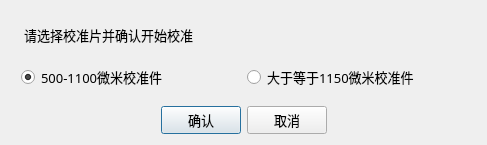
<?xml version="1.0" encoding="UTF-8"?>
<ui version="4.0">
 <class>DialogMessageBox</class>
 <widget class="QDialog" name="DialogMessageBox">
  <property name="geometry">
   <rect>
    <x>0</x>
    <y>0</y>
    <width>487</width>
    <height>145</height>
   </rect>
  </property>
  <property name="windowTitle">
   <string>校准</string>
  </property>
  <layout class="QGridLayout" name="gridLayout" rowstretch="0,0,0,1,0">
   <item row="2" column="1" colspan="2">
    <layout class="QHBoxLayout" name="horizontalLayout">
     <property name="leftMargin">
      <number>10</number>
     </property>
     <property name="rightMargin">
      <number>10</number>
     </property>
     <item>
      <widget class="QRadioButton" name="radioButton_500_1100">
       <property name="font">
        <font>
         <family>微软雅黑</family>
         <pointsize>10</pointsize>
        </font>
       </property>
       <property name="text">
        <string>500-1100微米校准件</string>
       </property>
       <property name="checked">
        <bool>true</bool>
       </property>
      </widget>
     </item>
     <item>
      <widget class="QRadioButton" name="radioButton_1150">
       <property name="font">
        <font>
         <family>微软雅黑</family>
         <pointsize>10</pointsize>
        </font>
       </property>
       <property name="text">
        <string>大于等于1150微米校准件</string>
       </property>
      </widget>
     </item>
    </layout>
   </item>
   <item row="1" column="1" colspan="2">
    <layout class="QHBoxLayout" name="horizontalLayout_2">
     <item>
      <widget class="QLabel" name="label_2">
       <property name="maximumSize">
        <size>
         <width>30</width>
         <height>30</height>
        </size>
       </property>
       <property name="text">
        <string/>
       </property>
       <property name="pixmap">
        <pixmap resource="resource.qrc">:/image/main/image/question.png</pixmap>
       </property>
       <property name="scaledContents">
        <bool>true</bool>
       </property>
      </widget>
     </item>
     <item>
      <widget class="QLabel" name="label">
       <property name="font">
        <font>
         <family>微软雅黑</family>
         <pointsize>10</pointsize>
        </font>
       </property>
       <property name="text">
        <string>请选择校准片并确认开始校准</string>
       </property>
       <property name="alignment">
        <set>Qt::AlignCenter</set>
       </property>
      </widget>
     </item>
     <item>
      <spacer name="horizontalSpacer_2">
       <property name="orientation">
        <enum>Qt::Horizontal</enum>
       </property>
       <property name="sizeHint" stdset="0">
        <size>
         <width>40</width>
         <height>20</height>
        </size>
       </property>
      </spacer>
     </item>
    </layout>
   </item>
   <item row="3" column="1" colspan="2">
    <layout class="QHBoxLayout" name="horizontalLayout_3">
     <property name="topMargin">
      <number>10</number>
     </property>
     <item>
      <spacer name="horizontalSpacer_3">
       <property name="orientation">
        <enum>Qt::Horizontal</enum>
       </property>
       <property name="sizeHint" stdset="0">
        <size>
         <width>40</width>
         <height>20</height>
        </size>
       </property>
      </spacer>
     </item>
     <item>
      <widget class="QPushButton" name="pushButton_ok">
       <property name="font">
        <font>
         <family>微软雅黑</family>
         <pointsize>10</pointsize>
        </font>
       </property>
       <property name="text">
        <string>确认</string>
       </property>
      </widget>
     </item>
     <item>
      <widget class="QPushButton" name="pushButton_cancel">
       <property name="font">
        <font>
         <family>微软雅黑</family>
         <pointsize>10</pointsize>
        </font>
       </property>
       <property name="text">
        <string>取消</string>
       </property>
      </widget>
     </item>
     <item>
      <spacer name="horizontalSpacer_4">
       <property name="orientation">
        <enum>Qt::Horizontal</enum>
       </property>
       <property name="sizeHint" stdset="0">
        <size>
         <width>40</width>
         <height>20</height>
        </size>
       </property>
      </spacer>
     </item>
    </layout>
   </item>
  </layout>
 </widget>
 <resources>
  <include location="resource.qrc"/>
 </resources>
 <connections/>
</ui>
